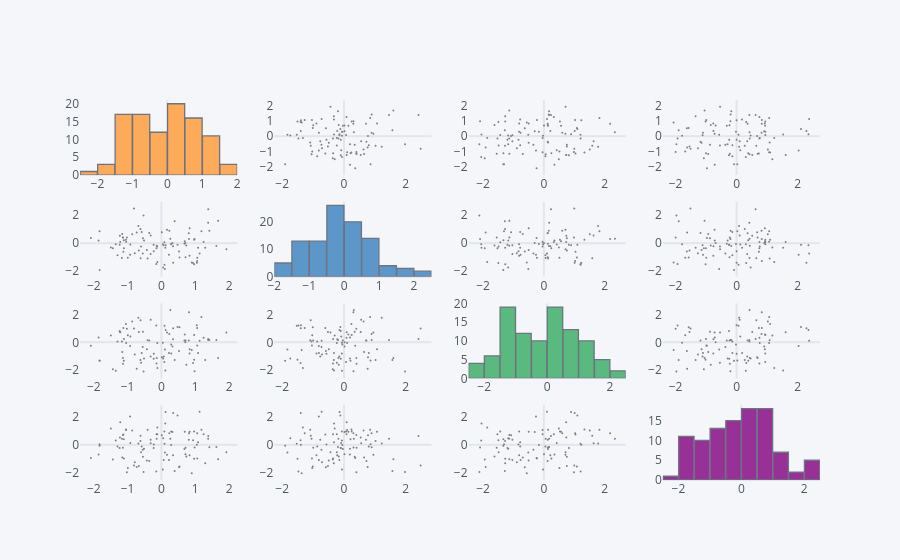

Notebook cell for this chart:
### Markdown cell above
### Scatter Matrix

Like seaborn’s `pairplot`, great for pairwise relationships:

### Code cell
df.scatter_matrix()
